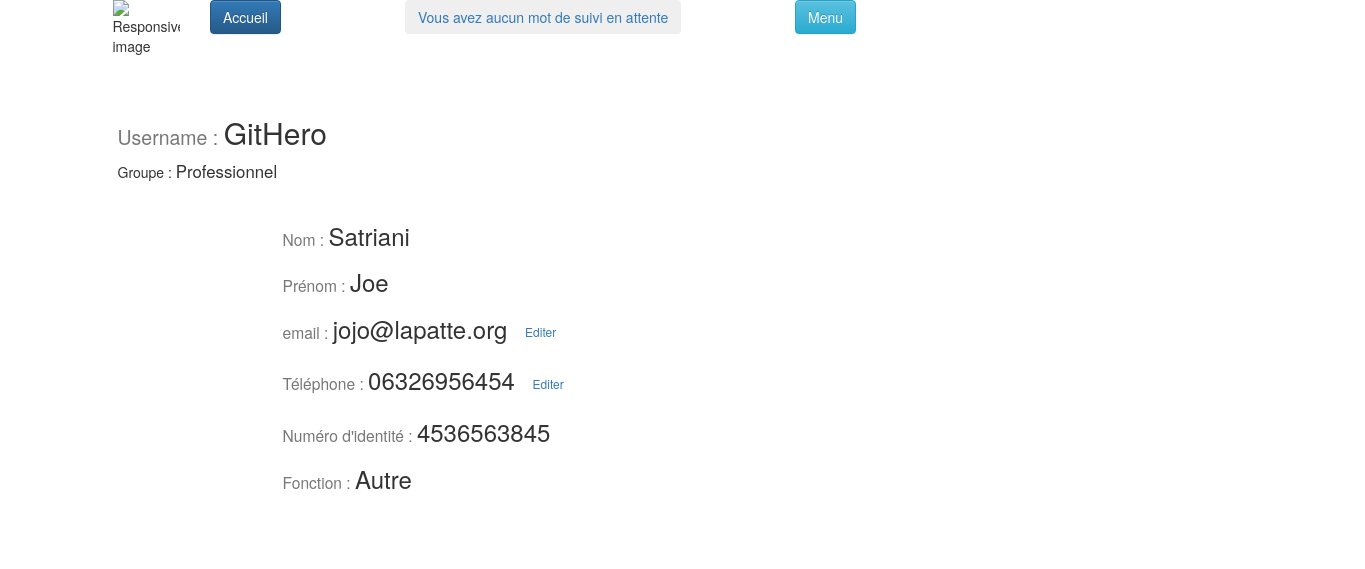
/tablecom/MyProfile (signed in), run on an earlier commit of the app's database.
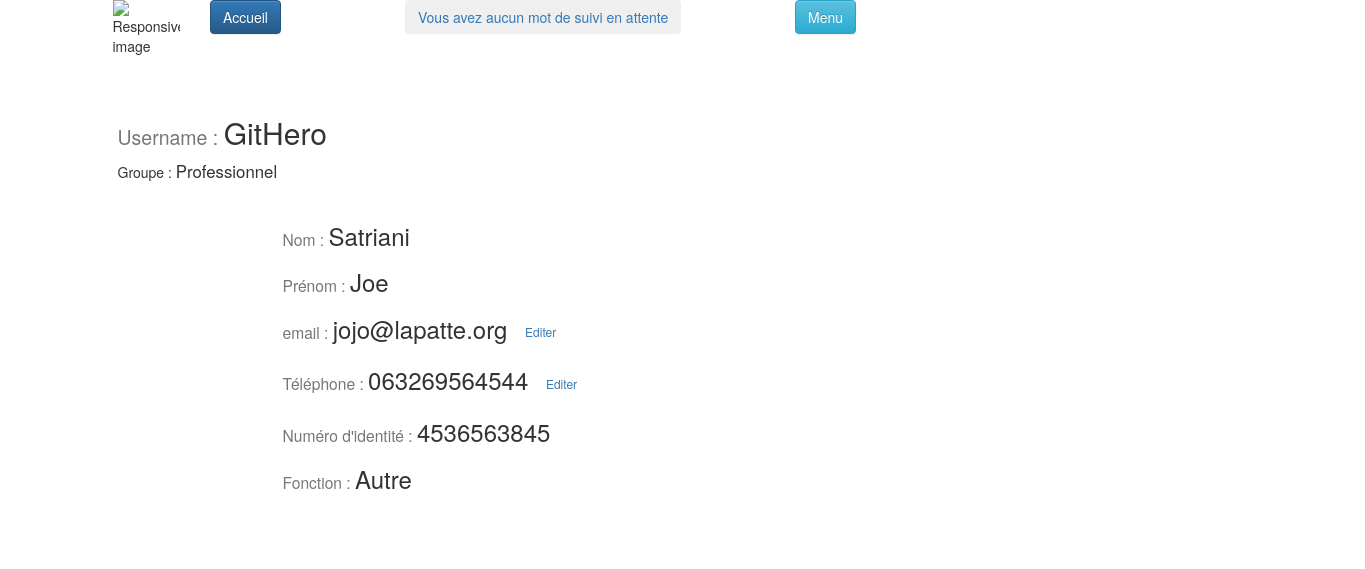
And on a later commit of the database.
### tablecom/models.py (models this page shows)
class Profil(models.Model): #extend User proprieties
    user = models.OneToOneField(User,on_delete=models.CASCADE,default=1)
    rolePro = models.ForeignKey('CategoriePro', on_delete=models.CASCADE, default=0, verbose_name='Catégorie si professionnel')
    statusRL = models.CharField(max_length=20,default="NA", verbose_name="Catégorie si reponsable légal") #who it is ? parent ? tutor ? curator ?
    num_ident = models.CharField(verbose_name="Identifiant sécurité sociale", max_length=20)
    phone =  models.CharField(max_length=60, null=True)

### tablecom/views.py (the view)
# urls.py: path('MyProfile',views.MyProfile, name="MyProfile"),
def MyProfile(request):
    groupQS = request.user.groups.all()
    userGroupName = groupQS[0].name
    userProfil = Profil.objects.get(user_id=request.user.pk)
    roleProNum = Profil.objects.get(user_id=request.user.pk).rolePro_id
    nameRole = CategoriePro.objects.get(id=roleProNum).name
    print(userProfil)
    return render(request, 'tablecom/MyProfile.html',locals())

### tablecom/templates/tablecom/MyProfile.html (shortened to what this page needs)
<!DOCTYPE html>
{% extends "tablecom/base.html" %}
{% block content %}
<div class="container" style="background: white;padding: 40px 40px 20px 20px;" >
    <h2><small>Username : </small>{{ user.username }} </h2>  Groupe : <big>{{ userGroupName }}</big>
    <div class="container" style="background: white;margin: 20px 20px 20px 150px;" >
        <h3><small>Nom : </small>{{ user.last_name }}</h3>
        <h3><small>Prénom : </small>{{ user.first_name }}</h3>
        <h3><small>email : </small>{{ user.email }} <a href="{% url 'EditUserForm' 'email' %}" class="btn btn-outline-secondary btn-sm ">Editer</a> </h3>
        <h3><small>Téléphone : </small>{{ userProfil.phone }} <a href="{% url 'EditUserForm' 'phone' %}" class="btn btn-outline-secondary btn-sm ">Editer</a> </h3>
        <h3><small>Numéro d'identité : </small>{{ userProfil.num_ident }}</h3>
        {% if userGroupName == "Professionnel" %}
        <h3><small>Fonction : </small>{{ nameRole }}</h3>
        {% endif %}
    </div>
</div>
{% endblock %}

What changed in the data, as far as the page shows it:
changed Profil: phone "06326956454" → "063269564544"
